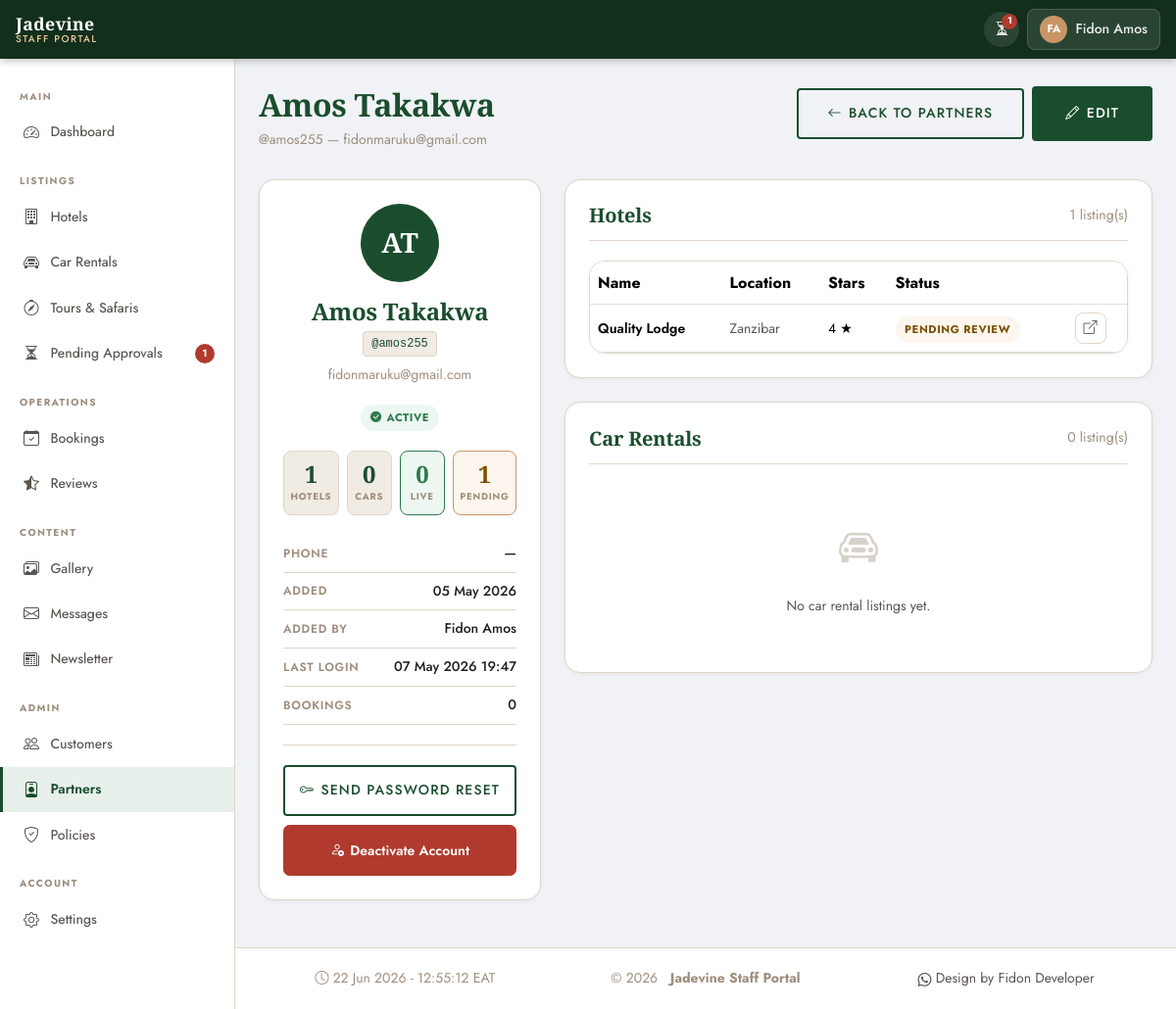
The app's page /portal/mini-admins/21/ (signed in), older data.
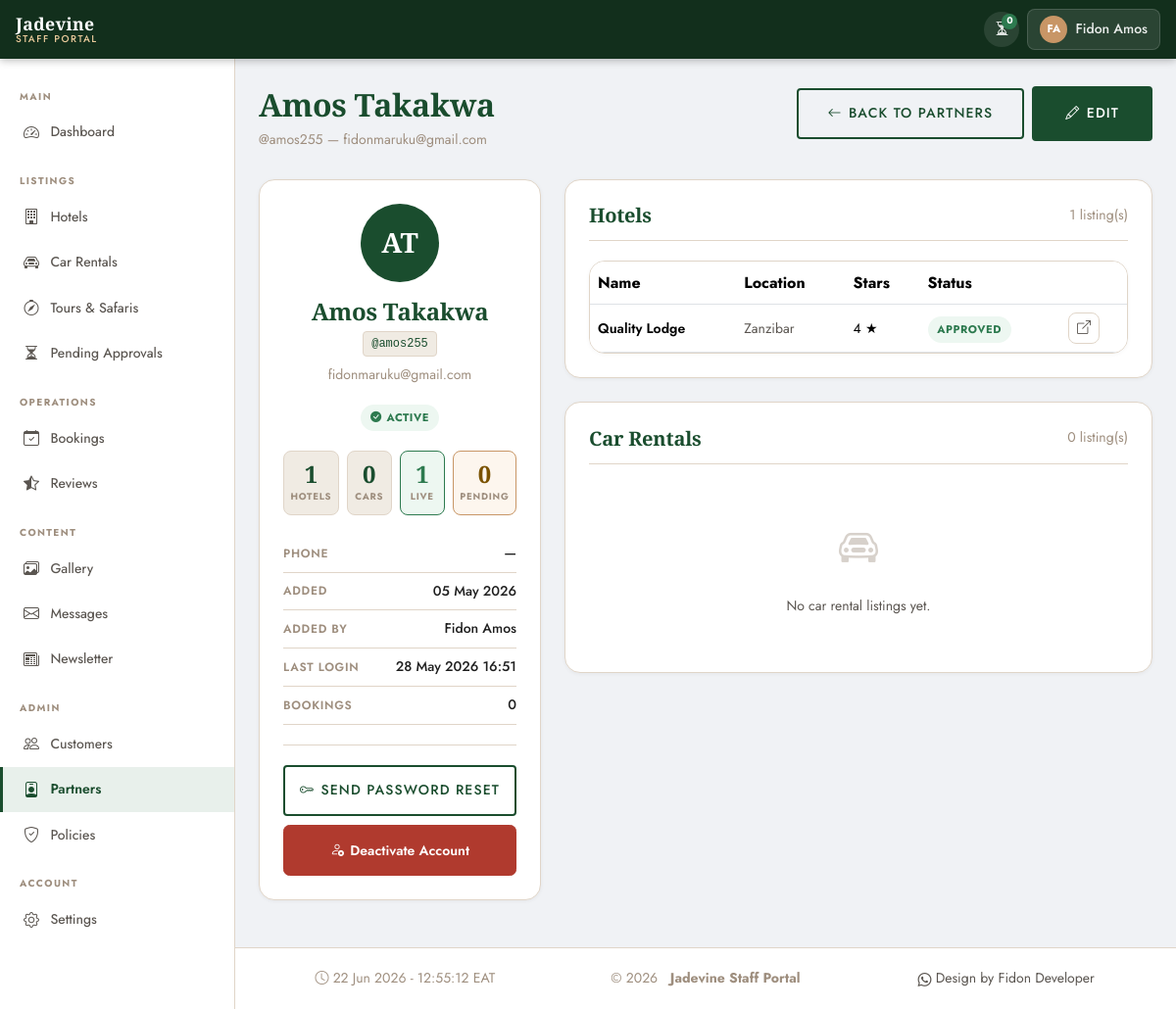
The same page, newer data.
### apps/accounts/models.py (models this page shows, shortened)
class CustomUser(AbstractUser):
    LANGUAGE_CHOICES = [
        ('en', 'English'),
        ('fr', 'Français'),
        ('ru', 'Русский'),
    ]
    phone = models.CharField(
        max_length=20,
        blank=True,
        null=True,
        verbose_name=_('Phone Number'),
    )
    nationality = models.CharField(
        max_length=100,
        blank=True,
        null=True,
        verbose_name=_('Nationality'),
    )
    preferred_language = models.CharField(
        max_length=5,
        choices=LANGUAGE_CHOICES,
        default='en',
        verbose_name=_('Preferred Language'),
    )
    profile_photo = models.ImageField(
        upload_to='profiles/',
        blank=True,
        null=True,
        verbose_name=_('Profile Photo'),
    )
    class Meta:
        verbose_name = _('User')
        verbose_name_plural = _('Users')

class MiniAdminProfile(models.Model):
    user = models.OneToOneField(
        CustomUser,
        on_delete=models.CASCADE,
        related_name='miniadminprofile',
    )
    created_by = models.ForeignKey(
        CustomUser,
        on_delete=models.SET_NULL,
        null=True,
        related_name='created_miniadmins',
        verbose_name=_('Created By'),
    )
    created_at = models.DateTimeField(auto_now_add=True)
    class Meta:
        verbose_name = _('Mini-Admin Profile')
        verbose_name_plural = _('Mini-Admin Profiles')

### apps/hotels/models.py (models this page shows, shortened)
class Hotel(models.Model):
    LOCATION_CHOICES = [
        ('zanzibar', _('Zanzibar')),
        ('dar_es_salaam', _('Dar es Salaam')),
    ]
    APPROVAL_CHOICES = [
        ('pending', _('Pending Review')),
        ('approved', _('Approved')),
        ('rejected', _('Rejected')),
    ]
    STAR_CHOICES = [(i, str(i)) for i in range(1, 6)]
    name = models.CharField(max_length=200, verbose_name=_('Hotel Name'))
    slug = models.SlugField(unique=True, blank=True)
    location = models.CharField(
        max_length=20, choices=LOCATION_CHOICES, verbose_name=_('Location')
    )
    description_en = models.TextField(verbose_name=_('Description (English)'))
    description_fr = models.TextField(blank=True, null=True, verbose_name=_('Description (French)'))
    description_ru = models.TextField(blank=True, null=True, verbose_name=_('Description (Russian)'))
    stars = models.IntegerField(choices=STAR_CHOICES, verbose_name=_('Star Rating'))
    price_per_night = models.DecimalField(
        max_digits=10, decimal_places=2, verbose_name=_('Price Per Night (USD)')
    )
    address = models.CharField(max_length=300, verbose_name=_('Address'))
    latitude = models.DecimalField(max_digits=9, decimal_places=6, blank=True, null=True)
    longitude = models.DecimalField(max_digits=9, decimal_places=6, blank=True, null=True)
    tripadvisor_url = models.URLField(blank=True, null=True, verbose_name=_('TripAdvisor URL'))
    created_by = models.ForeignKey(
        settings.AUTH_USER_MODEL,
        on_delete=models.SET_NULL,
        null=True, blank=True,
        related_name='hotels_created',
        verbose_name=_('Created By'),
    )
    approval_status = models.CharField(
        max_length=10, choices=APPROVAL_CHOICES, default='pending',
        verbose_name=_('Approval Status')
    )
    rejection_reason = models.TextField(blank=True, null=True, verbose_name=_('Rejection Reason'))
    is_active = models.BooleanField(default=False, verbose_name=_('Active / Visible'))
    created_at = models.DateTimeField(auto_now_add=True)
    updated_at = models.DateTimeField(auto_now=True)
    class Meta:
        verbose_name = _('Hotel')
        verbose_name_plural = _('Hotels')
        ordering = ['-created_at']

### apps/portal/views/miniadmins.py (the view)
# urls.py: path('mini-admins/<int:pk>/', PortalMiniAdminDetailView.as_view(), name='miniadmin_detail'),
class PortalMiniAdminDetailView(SuperAdminRequiredMixin, View):
    template_name = 'portal/portal_miniadmin_detail.html'
    def get(self, request, pk):
        user = _get_miniadmin(pk)
        hotels = Hotel.objects.filter(
            created_by=user
        ).prefetch_related('photos').order_by('-created_at')
        cars = CarRental.objects.filter(
            created_by=user
        ).prefetch_related('photos').order_by('-created_at')
        context = {
            'partner': user,
            'hotels': hotels,
            'cars': cars,
            **_miniadmin_stats(user),
        }
        return render(request, self.template_name, context)

### apps/core/context_processors.py (called while the page is built, shortened)
def seo(request):
    path = request.path
    public = is_public_i18n_path(path)
    has_query = bool(request.META.get('QUERY_STRING'))
    canonical = absolute_url(path)
    alternates = []
    x_default = None
    robots_index = public and not has_query
    return {
        'SEO': {
            'site_url': get_site_url(),
            'canonical_url': canonical,
            'hreflang_alternates': alternates,
            'hreflang_x_default': x_default,
            'robots_index': robots_index,
            'is_public': public,
            'og_locale': OG_LOCALE_MAP.get(getattr(request, 'LANGUAGE_CODE', 'en'), 'en_US'),
        },
        'GA4_MEASUREMENT_ID': getattr(settings, 'GA4_MEASUREMENT_ID', ''),
        'GSC_VERIFICATION': getattr(settings, 'GSC_VERIFICATION', ''),
    }

### apps/core/seo.py (called while the page is built)
def get_site_url():
    return settings.SITE_URL.rstrip('/')

def absolute_url(path):
    if not path:
        return get_site_url() + '/'
    if path.startswith(('http://', 'https://')):
        return path
    if not path.startswith('/'):
        path = '/' + path
    return get_site_url() + path

def is_public_i18n_path(path):
    return not any(path.startswith(p) for p in NON_PUBLIC_PREFIXES)

### templates/portal/portal_miniadmin_detail.html (shortened to what the changed rows need)
{% extends "portal/portal_base.html" %}
{% load i18n static %}
{% block page_title %}{{ partner.get_full_name|default:partner.username }}{% endblock %}
{% block page_subtitle %}
<p class="portal-page-subtitle">
  @{{ partner.username }} &mdash; {{ partner.email }}
</p>
{% endblock %}
{% block extra_css %}
<link rel="stylesheet" href="{% static 'css/portal/portal_miniadmins.css' %}">
{% endblock %}
{% block content %}
<div class="row g-4">
  <div class="col-lg-4">
    <div class="portal-card partner-profile-card">
      <div class="partner-detail-avatar">
        {{ partner.first_name|first|upper }}{{ partner.last_name|first|upper }}
      </div>
      <h2 class="partner-detail-name">
        {{ partner.get_full_name|default:partner.username }}
      </h2>
      <code class="partner-detail-username">@{{ partner.username }}</code>
      <p class="partner-detail-email">{{ partner.email }}</p>
      <div class="mb-3">
        {% if partner.is_active %}
        <span class="approval-badge approval-badge--approved">
        </span>
        {% else %}
        <span class="approval-badge approval-badge--rejected">
          <i class="bi bi-x-circle-fill"></i> {% trans "Inactive" %}
        </span>
        {% endif %}
      </div>
      <div class="partner-stat-grid">
        <div class="partner-stat-cell">
        </div>
        <div class="partner-stat-cell">
        </div>
        <div class="partner-stat-cell partner-stat-cell--success">
          <span class="partner-stat-num">
            {{ approved_hotels|add:approved_cars }}
          </span>
          <span class="partner-stat-lbl">{% trans "Live" %}</span>
        </div>
        <div class="partner-stat-cell partner-stat-cell--warning">
          <span class="partner-stat-num">
            {{ pending_hotels|add:pending_cars }}
          </span>
          <span class="partner-stat-lbl">{% trans "Pending" %}</span>
        </div>
      </div>
      <table class="partner-meta-table">
        <tr>
          <td class="partner-meta-label">{% trans "Phone" %}</td>
          <td class="partner-meta-value">{{ partner.phone|default:"—" }}</td>
        </tr>
        <tr>
          <td class="partner-meta-label">{% trans "Added" %}</td>
          <td class="partner-meta-value">
            {{ partner.miniadminprofile.created_at|date:"d M Y" }}
          </td>
        </tr>
        <tr>
          <td class="partner-meta-label">{% trans "Added By" %}</td>
          <td class="partner-meta-value">
            {{ partner.miniadminprofile.created_by.get_full_name|default:"—" }}
          </td>
        </tr>
        <tr>
          <td class="partner-meta-label">{% trans "Last Login" %}</td>
          <td class="partner-meta-value">
            {{ partner.last_login|date:"d M Y H:i"|default:"Never" }}
          </td>
        </tr>
        <tr>
        </tr>
      </table>
      <div class="partner-detail-actions">
        <form method="post"
              action="{% url 'portal:miniadmin_reset_password' partner.pk %}">
        </form>
        <form method="post"
              action="{% url 'portal:miniadmin_deactivate' partner.pk %}">
        </form>
      </div>
    </div>
  </div>
  <div class="col-lg-8">
    <div class="portal-card mb-4">
      <div class="portal-card-header">
        <h2 class="portal-card-title">{% trans "Hotels" %}</h2>
      </div>
      {% if hotels %}
      <div class="portal-table-wrap table-responsive">
        <table class="table table-hover align-middle mb-0">
          <thead>
            <tr>
              <th>{% trans "Name" %}</th>
              <th>{% trans "Location" %}</th>
              <th>{% trans "Stars" %}</th>
              <th>{% trans "Status" %}</th>
              <th></th>
            </tr>
          </thead>
          <tbody>
            {% for hotel in hotels %}
            <tr>
              <td style="font-size:var(--text-sm);font-weight:600;">
                {{ hotel.name }}
              </td>
              <td style="font-size:var(--text-sm);color:var(--color-text-light);">
                {{ hotel.get_location_display }}
              </td>
              <td style="font-size:var(--text-sm);">
                {{ hotel.stars }} ★
              </td>
              <td>
                <span class="approval-badge
                  {% if hotel.approval_status == 'approved' %}approval-badge--approved
                  {% elif hotel.approval_status == 'pending' %}approval-badge--pending
                  {% else %}approval-badge--rejected{% endif %}">
                  {{ hotel.get_approval_status_display }}
                </span>
              </td>
              <td>
                <a href="{% url 'portal:hotel_detail' hotel.pk %}"
                   class="portal-icon-btn" title="{% trans 'View' %}">
                  <i class="bi bi-box-arrow-up-right"></i>
                </a>
              </td>
            </tr>
            {% endfor %}
          </tbody>
        </table>
      </div>
      {% else %}
      <div class="portal-empty-state" style="padding:2rem 1rem;">
        <i class="bi bi-building"></i>
        <p>{% trans "No hotel listings yet." %}</p>
      </div>
      {% endif %}
    </div>
    <div class="portal-card">
      <div class="portal-card-header">
        <h2 class="portal-card-title">{% trans "Car Rentals" %}</h2>
      </div>
    </div>
  </div>
</div>
{% endblock %}

### templates/portal/portal_base.html (shortened to what the changed rows need)
{% load static i18n %}
<!DOCTYPE html>
<html lang="en">
<head>
  <link rel="stylesheet"
        href="https://cdn.jsdelivr.net/npm/bootstrap@5.3.3/dist/css/bootstrap.min.css">
  <link rel="stylesheet"
        href="https://cdn.jsdelivr.net/npm/bootstrap-icons@1.11.3/font/bootstrap-icons.min.css">
  <link rel="stylesheet"
        href="https://cdn.datatables.net/1.13.8/css/dataTables.bootstrap5.min.css">
  <link rel="stylesheet"
        href="https://cdn.datatables.net/buttons/2.4.2/css/buttons.bootstrap5.min.css">
  <link rel="stylesheet" href="{% static 'css/main.css' %}">
  <link rel="stylesheet" href="{% static 'css/portal/portal_base.css' %}">
  {% block extra_css %}{% endblock %}
</head>
<body class="portal-body {% block body_class %}{% endblock %}">
<header class="portal-topbar">
  <div class="portal-topbar-right">
    {% if not mini_admin %}
    <a href="{% url 'portal:dashboard' %}#pending"
       class="portal-topbar-badge {% if pending_total == 0 %}portal-topbar-badge--zero{% endif %}"
       title="{% trans 'Pending approvals' %}">
      <i class="bi bi-hourglass-split"></i>
      <span class="pending-count-badge">{{ pending_total }}</span>
    </a>
    {% endif %}
  </div>
</header>
<div class="portal-layout">
  <aside class="portal-sidebar" id="portalSidebar">
    <nav class="portal-nav">
      <div class="portal-nav-section">
        {% if not mini_admin %}
        <a href="{% url 'portal:pending_hotels' %}"
           class="portal-nav-link {% block nav_pending %}{% endblock %}">
          <i class="bi bi-hourglass-split"></i>
          <span>{% trans "Pending Approvals" %}</span>
          {% if pending_total > 0 %}
          <span class="portal-nav-badge pending-count-badge">{{ pending_total }}</span>
          {% endif %}
        </a>
        {% endif %}
      </div>
    </nav>
  </aside>
  <main class="portal-main">
    {% block page_header %}
    <div class="portal-page-header">
      <div>
        <h1 class="portal-page-title">{% block page_title %}{% endblock %}</h1>
        {% block page_subtitle %}{% endblock %}
      </div>
    </div>
    {% endblock %}
    <div class="portal-content">
      {% block content %}{% endblock %}
    </div>
  </main>
</div>
</body>
</html>

Row changes from the older to the newer data that the page shows:
changed CustomUser "Amos Takakwa": last_login "07 May 2026 19:47" → "28 May 2026 16:51"
changed Hotel "Quality Lodge": approval_status "PENDING REVIEW" → "APPROVED"
Text that changed along with them:
{{ pending_total }}: "1" → "0"
{{ approved_hotels|add:approved_cars }}: "0" → "1"
{{ pending_hotels|add:pending_cars }}: "1" → "0"
{{ pending_total }}: "1" → (not shown)
